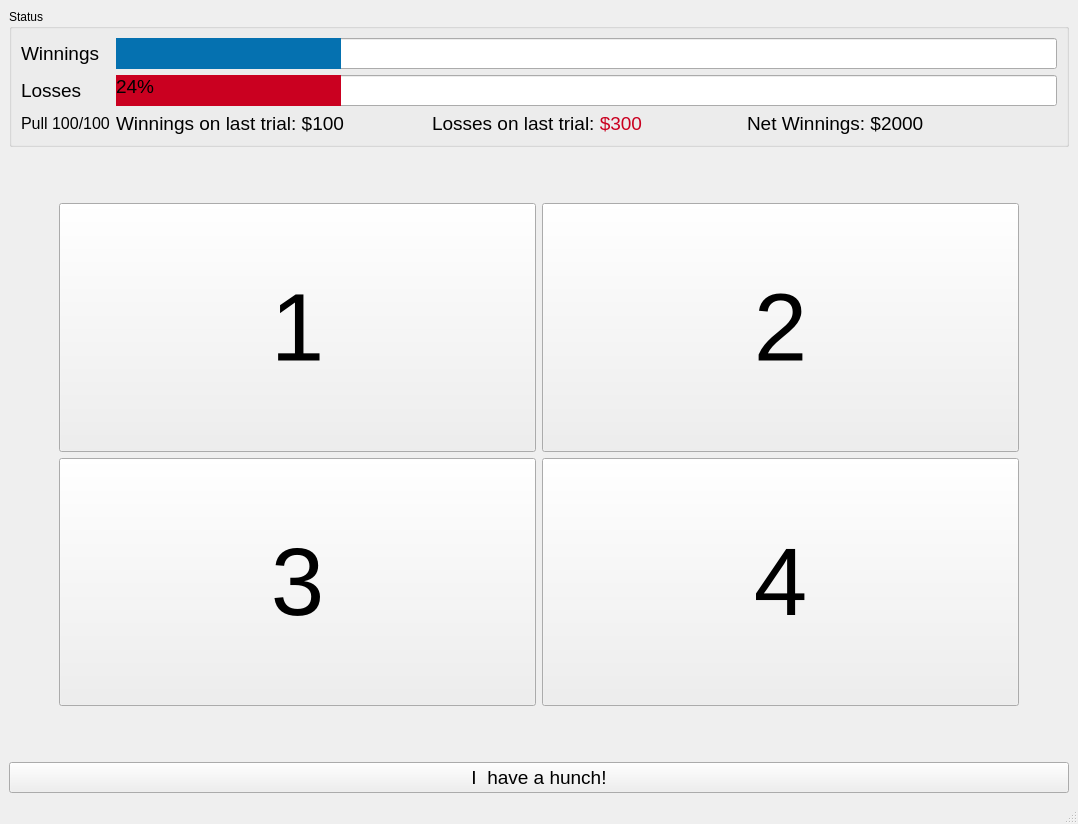
<?xml version="1.0" encoding="UTF-8"?>
<ui version="4.0">
 <class>main_window</class>
 <widget class="QMainWindow" name="main_window">
  <property name="geometry">
   <rect>
    <x>0</x>
    <y>0</y>
    <width>1078</width>
    <height>824</height>
   </rect>
  </property>
  <property name="windowTitle">
   <string>MainWindow</string>
  </property>
  <widget class="QWidget" name="central_widget">
   <layout class="QVBoxLayout" name="vertical_layout2">
    <item>
     <widget class="QGroupBox" name="status_group_box">
      <property name="autoFillBackground">
       <bool>false</bool>
      </property>
      <property name="title">
       <string>Status</string>
      </property>
      <layout class="QVBoxLayout" name="vertical_layout">
       <item>
        <layout class="QGridLayout" name="status_grid_layout">
         <item row="0" column="0">
          <widget class="QLabel" name="label_winnings">
           <property name="font">
            <font>
             <pointsize>14</pointsize>
            </font>
           </property>
           <property name="text">
            <string>Winnings</string>
           </property>
          </widget>
         </item>
         <item row="1" column="1">
          <widget class="QProgressBar" name="progress_losses">
           <property name="font">
            <font>
             <pointsize>14</pointsize>
            </font>
           </property>
           <property name="styleSheet">
            <string notr="true">QProgressBar::chunk {background-color: rgb(202,0,32);}</string>
           </property>
           <property name="maximum">
            <number>100</number>
           </property>
           <property name="value">
            <number>24</number>
           </property>
          </widget>
         </item>
         <item row="1" column="0">
          <widget class="QLabel" name="label_losses">
           <property name="font">
            <font>
             <pointsize>14</pointsize>
            </font>
           </property>
           <property name="text">
            <string>Losses</string>
           </property>
          </widget>
         </item>
         <item row="0" column="1">
          <widget class="QProgressBar" name="progress_winnings">
           <property name="font">
            <font>
             <pointsize>14</pointsize>
            </font>
           </property>
           <property name="styleSheet">
            <string notr="true">QProgressBar::chunk {background-color: rgb(5,113,176);}</string>
           </property>
           <property name="maximum">
            <number>100</number>
           </property>
           <property name="value">
            <number>24</number>
           </property>
           <property name="format">
            <string/>
           </property>
          </widget>
         </item>
         <item row="2" column="1">
          <layout class="QHBoxLayout" name="horizontal_layout">
           <item>
            <widget class="QLabel" name="label_last_win">
             <property name="font">
              <font>
               <pointsize>14</pointsize>
              </font>
             </property>
             <property name="text">
              <string>Winnings on last trial: $100</string>
             </property>
            </widget>
           </item>
           <item>
            <widget class="QLabel" name="label_last_loss">
             <property name="font">
              <font>
               <pointsize>14</pointsize>
              </font>
             </property>
             <property name="text">
              <string>Losses on last trial: &lt;font color=&quot;#ca0020&quot;&gt;$300&lt;/font&gt;</string>
             </property>
            </widget>
           </item>
           <item>
            <widget class="QLabel" name="label_net_win">
             <property name="font">
              <font>
               <pointsize>14</pointsize>
              </font>
             </property>
             <property name="text">
              <string>Net Winnings: $2000</string>
             </property>
            </widget>
           </item>
          </layout>
         </item>
         <item row="2" column="0">
          <widget class="QLabel" name="label_pull_count">
           <property name="font">
            <font>
             <pointsize>12</pointsize>
            </font>
           </property>
           <property name="text">
            <string>Pull 100/100</string>
           </property>
          </widget>
         </item>
        </layout>
       </item>
      </layout>
     </widget>
    </item>
    <item>
     <layout class="QGridLayout" name="deck_grid_layout">
      <property name="leftMargin">
       <number>50</number>
      </property>
      <property name="topMargin">
       <number>50</number>
      </property>
      <property name="rightMargin">
       <number>50</number>
      </property>
      <property name="bottomMargin">
       <number>50</number>
      </property>
      <item row="0" column="1">
       <widget class="QPushButton" name="deck_button2">
        <property name="sizePolicy">
         <sizepolicy hsizetype="Expanding" vsizetype="Expanding">
          <horstretch>0</horstretch>
          <verstretch>0</verstretch>
         </sizepolicy>
        </property>
        <property name="font">
         <font>
          <pointsize>72</pointsize>
         </font>
        </property>
        <property name="text">
         <string>2</string>
        </property>
       </widget>
      </item>
      <item row="0" column="0">
       <widget class="QPushButton" name="deck_button1">
        <property name="sizePolicy">
         <sizepolicy hsizetype="Expanding" vsizetype="Expanding">
          <horstretch>0</horstretch>
          <verstretch>0</verstretch>
         </sizepolicy>
        </property>
        <property name="font">
         <font>
          <pointsize>72</pointsize>
         </font>
        </property>
        <property name="text">
         <string>1</string>
        </property>
       </widget>
      </item>
      <item row="1" column="1">
       <widget class="QPushButton" name="deck_button4">
        <property name="sizePolicy">
         <sizepolicy hsizetype="Expanding" vsizetype="Expanding">
          <horstretch>0</horstretch>
          <verstretch>0</verstretch>
         </sizepolicy>
        </property>
        <property name="font">
         <font>
          <pointsize>72</pointsize>
         </font>
        </property>
        <property name="text">
         <string>4</string>
        </property>
       </widget>
      </item>
      <item row="1" column="0">
       <widget class="QPushButton" name="deck_button3">
        <property name="sizePolicy">
         <sizepolicy hsizetype="Expanding" vsizetype="Expanding">
          <horstretch>0</horstretch>
          <verstretch>0</verstretch>
         </sizepolicy>
        </property>
        <property name="font">
         <font>
          <pointsize>72</pointsize>
         </font>
        </property>
        <property name="text">
         <string>3</string>
        </property>
       </widget>
      </item>
     </layout>
    </item>
    <item>
     <widget class="QPushButton" name="hunch_button">
      <property name="font">
       <font>
        <pointsize>14</pointsize>
       </font>
      </property>
      <property name="text">
       <string>I  have a hunch!</string>
      </property>
     </widget>
    </item>
   </layout>
  </widget>
  <widget class="QMenuBar" name="menubar">
   <property name="geometry">
    <rect>
     <x>0</x>
     <y>0</y>
     <width>1078</width>
     <height>21</height>
    </rect>
   </property>
  </widget>
  <widget class="QStatusBar" name="statusbar"/>
 </widget>
 <resources/>
 <connections/>
</ui>
